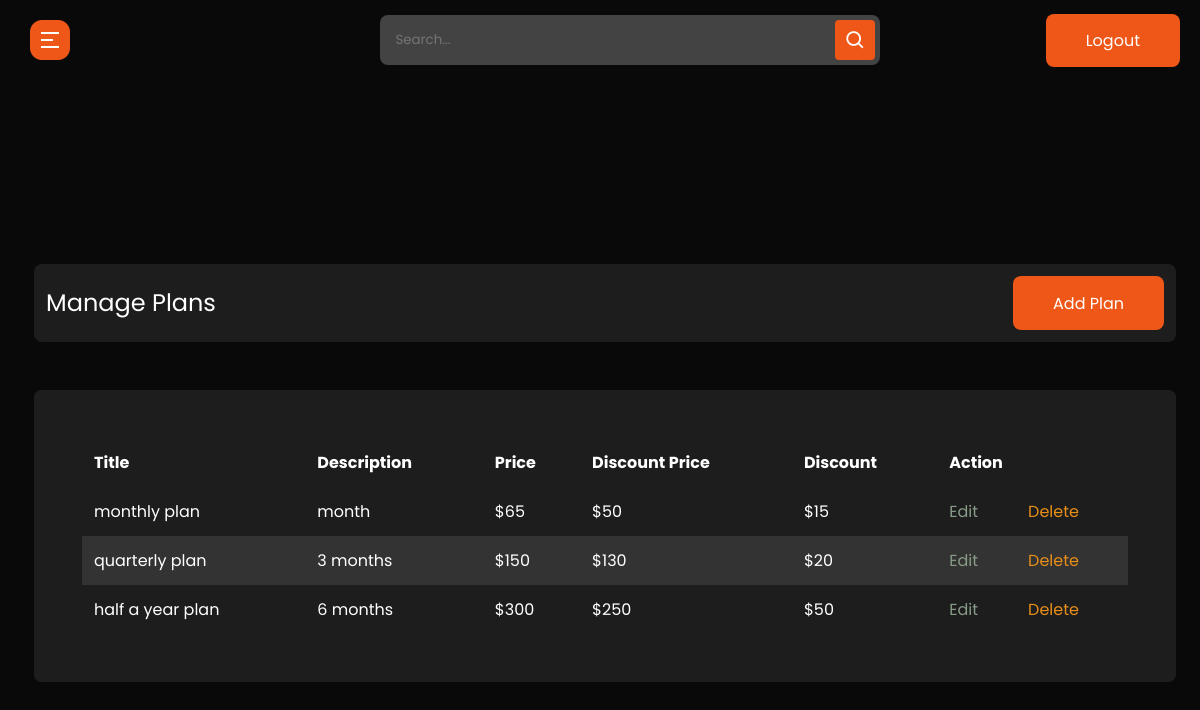
Screenshot of /plan-lists (signed in) with the database file from the repository.
### cms/models.py (models this page shows, shortened)
class Plan(models.Model):
    title = models.CharField(max_length=100)
    slug = models.SlugField(unique=True)
    desc = models.TextField()
    price = models.IntegerField(default=0)
    discount_price = models.IntegerField(default=0)
    discount= models.IntegerField(default=0)
    created_on = models.DateTimeField(auto_now_add=True)
    class Meta:
        ordering = ("created_on",)

### cms/decorators.py (the view)
        def wrapper_func(request, *args, **kwargs):
            group = None
            if request.user.groups.exists():
                group = request.user.groups.all()[0].name
            if group in allowed_roles:
                return view_func(request, *args, **kwargs)
            else:
                return redirect("unauthorized-page")

### cms/views.py (called while the page is built)
@login_required(login_url='admin-login')
@allowed_user(allowed_roles=['admin'])
@admin_only
def admin_plan_list(request):
    template_name = "cms/admin-plan/index.html"
    plans = Plan.objects.all()
    context = {"plans":plans}
    return render(request, template_name, context)

### cms/templates/cms/admin-plan/index.html
{% extends 'admin_base.html' %}
{% load static %}
{% block content %}
  <section class="panel-section" style=margin-top:-700px>
    <div class="panel-content">
      <div class="page-wrapper admin-wrapper">
        <section class="alt-nav">
            <h4>Manage Plans</h4>
            <a href="{% url 'admin-create-plan' %}" class="btn">Add Plan</a>
        </section>
        <div class="content-container">
          <section class="trade-table">
              <table>
                <thead>
                  <tr>
                    <th scope="col">Title</th>
                    <th scope="col">Description</th>
                    <th scope="col">Price</th>
                    <th scope="col">Discount Price</th>
                    <th scope="col">Discount</th>
                    <th scope="col" colspan="2">Action</th>
                  </tr>
                </thead>
                <tbody>
                  {% for plan in plans %}
                    <tr>
                      <td data-label="Title">{{ plan.title }}</td>
                      <td data-label="Description">{{ plan.desc }}</td>
                      <td data-label="Price">${{ plan.price }}</td>
                      <td data-label="Discount Price">${{ plan.discount_price }}</td>
                      <td data-label="Discount">${{ plan.discount }}</td>
                      <td data-label="Action"><a href="{% url 'admin-update-plan' plan.slug %}" class="edit">Edit</a></td>
                      <td><a style="color: rgb(233, 143, 25);" href="{% url 'admin-delete-plan' plan.slug %}" class="delete">Delete</a></td>
                    </tr>
                  {% endfor %}
                </tbody>
              </table>
          </section>
        </div>
      </div>
    </div>
  </section>
{% endblock content %}

### static/css/style.css (style rules this page uses)
html { scroll-behavior: smooth; }
* { margin: 0; padding: 0; -webkit-box-sizing: border-box; box-sizing: border-box; }
body { font-family: "Poppins", sans-serif; background-color: #0a0909; color: #fff; max-width: 1440px; margin: auto; }
.page-wrapper { padding: 0 24px; }
h4 { font-size: clamp(20px, 3vw, 24px); }
h2, h4, h5 { line-height: 1.2; }
a { text-decoration: none; color: #fff; }
.btn { padding: 15px 40px; border: 0px; border-radius: 8px; background-color: #ee5717; font-family: "Poppins", sans-serif; -webkit-transition: 0.3s; transition: 0.3s; height: 54px; width: auto; }
a.btn { text-decoration: none; color: #fff; }
.trade-table { width: 90%; background-color: #1d1d1d; margin: auto; margin-top: 48px; border-radius: 8px; padding: 48px; }
.trade-table table { border-collapse: collapse; width: 100%; }
.trade-table table thead { font-weight: 500; }
.trade-table table td, .trade-table table th { text-align: left; padding: 12px; }
.trade-table table th { background-color: #1d1d1d; }
.trade-table table tr:nth-child(even) { background-color: #333333; border-radius: 8px; }
section.alt-nav { margin-top: 60px; }

### static/css/admin.css (style rules this page uses)
* { font-family: "Poppins", sans-serif; }
.edit { color: #889c88; -webkit-transition: 0.3s; transition: 0.3s; }
.delete { color: #F83A3A; -webkit-transition: 0.3s; transition: 0.3s; }
.alt-nav { width: 100%; display: -webkit-box; display: -ms-flexbox; display: flex; -webkit-box-pack: justify; -ms-flex-pack: justify; justify-content: space-between; -webkit-box-align: center; -ms-flex-align: center; align-items: center; padding: 12px; background-color: #1D1D1D; border-radius: 8px; margin-top: 24px; }
.alt-nav h4 { font-weight: 400; }
.trade-table { width: 100%; }
.trade-table thead { font-weight: normal; }
.trade-table tbody { font-weight: 400; }
.content-container { background-color: #1D1D1D; margin: 48px 0; border-radius: 8px; }

### static/css/sidebar.css (style rules this page uses)
.panel-section { position: relative; min-height: 100vh; width: calc(100% - 240px); left: 240px; transition: all 0.5s ease; }
.panel-section .panel-content { position: relative; padding-top: 104px; }
@media (max-width: 1240px) { .panel-section { width: calc(100% - 10px); left: 10px; } }

### rows the page displays
Plan: title "monthly plan", desc "month", price "65", discount_price "50", discount "15"
Plan: title "quarterly plan", desc "3 months", price "150", discount_price "130", discount "20"
Plan: title "half a year plan", desc "6 months", price "300", discount_price "250", discount "50"
